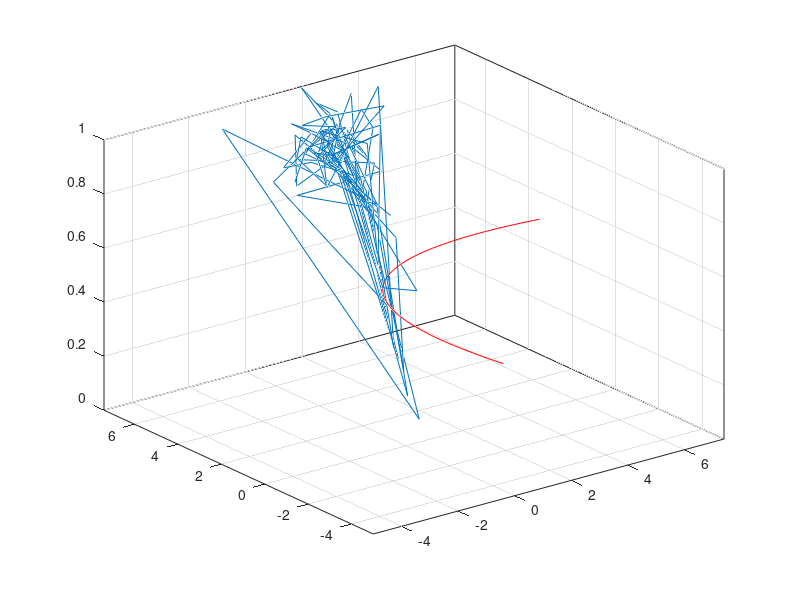

This chart was generated by the following MATLAB code: (Note: this script raises an error after producing the figure.)
%% Machine Learning Coursework
%% Neural Network Prediction

%% Creating Data
class(1).mean = [0; 3];
class(1).covar = [2 1; 1 2];
class(1).target = 1;
% creates the display style for graphing
class(1).style.Color = 'b';
class(1).style.LineStyle = 'none';
class(1).style.Marker = '.';
class(1).style.DisplayName = '\omega_1';

class(2).mean = [2; 1];
class(2).covar = [1 0; 0 1];
class(2).target = -1;
class(2).style.Color = 'r';
class(2).style.LineStyle = 'none';
class(2).style.Marker = '.';
class(2).style.DisplayName = '\omega_2';

valuesSize = 100;
% creates 100 samples from each class
for i = 1:length(class)
	class(i).in = mvnrnd(class(i).mean, class(i).covar, valuesSize);
	class(i).out = class(i).target * ones(size(class(i).in,1),1);
end

% combines the samples into one dataset
data.in = [class(1).in; class(2).in];
data.out = [class(1).out; class(2).out];

%% Posterior Probability and Baye's Optimal Decision Boundary
% Shows $ P (\omega_1 | \mathbf{x}) $, i.e. the probability that point $
% mathbf{x} $ belongs to class $ \omega_1 $.
classDistribution = gmdistribution( [class(1).mean'; class(2).mean'], ... 
	cat(3, class(1).covar, class(2).covar) );
clear X;
X(:,1) = -5:0.2:7.5; % the range to plot the graph on 
Y = X(:,1);
postProb = zeros(length(Y));
for i = 1:size(Y,1)	
	clear y; y(1:length(X),1) = Y(i);
	posteriorProb = posterior(classDistribution, [X y]);
	postProb(i,:) = posteriorProb(:,1);
end

% calculates the posterior probability for each of the data samples
class(1).post = posterior(classDistribution, [class(1).in(:,1) class(1).in(:,2)]);
class(2).post = posterior(classDistribution, [class(2).in(:,1) class(2).in(:,2)]);

% 3D plot of Posterior probability
figure(1);
% plots decision line at 50%
contour3(X, Y, postProb, [0.5 0.5],'r', 'DisplayName', 'Bayes');
hold on;
% plots the data samples
for cl = class
	plot3(cl.in(:,1), cl.in(:,2), cl.post(:,1), cl.style);
end
legend('show', 'Location', 'NorthEast');
% plots the posterior probability
surf(X, Y, postProb);
% removes the ugly black lines from the surf
shading flat;

view(14, 25);
xlabel('X_1'); ylabel('X_2'); zlabel('Posterior Probability');
title('Posterior Probability of \omega_1');
hold off;

% 2D Plot of the data samples and the decision boundary
figure(2); clf; hold on;
% plots the optimal decision boundary
contour(X, Y, postProb, [0.5 0.5],'g', 'DisplayName', 'Bayes Decision Boundary');
% plots the data
for cl = class
	plot(cl.in(:,1), cl.in(:,2), cl.style);
end
% legend('Bayes', '\omega_1', '\omega_2', 'Location', 'NorthEast');
legend('show');
xlabel('X_1'); ylabel('X_2');
title('100 Values of \omega_1 and \omega_2');
hold off;

%% Neural Network
neuralNet(1).numberOfLayers = 3;
neuralNet(2).numberOfLayers = 20;

% the style of the decision line:
neuralNet(1).contourStyle.LineColor = 'm'; % magenta
neuralNet(2).contourStyle.LineColor = 'c'; % cyan

for nNet = neuralNet
	nNet.contourStyle.DisplayName = [num2str(nNet.numberOfLayers) ' Layer Net Boundary'];
	
	[net] = feedforwardnet(nNet.numberOfLayers);
	[net] = configure(net, data.in', data.out');
	[net] = train(net, data.in', data.out');

	netOutput = zeros(length(Y));
	for j = 1:length(Y)	
		clear y; y(1:length(X),1) = Y(j);
		netOutput(j,:) = net([X y]');
	end

	% creates a plot for the decision boundary
	figure(3+i);
	% draws the decision boundary
	contour3(X, Y, netOutput, [0.0 0.0], 'r', 'DisplayName', 'Decision Boundary');
	hold on;
	% removes the ugly black lines from the surf
	for cl = [class(1) class(2)]
		plot3(cl.in(:,1), cl.in(:,2), net([cl.in(:,1) cl.in(:,2)]'), cl.style);
	end
	legend('show','Location', 'Best');
	% draws the output of the neural net
	surf(X, Y, netOutput); 
	shading flat;
	xlabel('X_1'); ylabel('X_2'); zlabel('Output Weights (\omega_1 is positive)');
	title([num2str(nNet.numberOfLayers) ' Layer Neural Network']);
	view(-14, 25);
	hold off;
	
	% adds contour lines to 2D plot
	figure(2);
	hold on;
	contour(X, Y, netOutput, [0.0 0.0], 'LineColor', nNet.contourStyle.LineColor, ...
		'DisplayName', nNet.contourStyle.DisplayName);
	hold off;
end
legend('off'); legend('show','Location', 'Best');